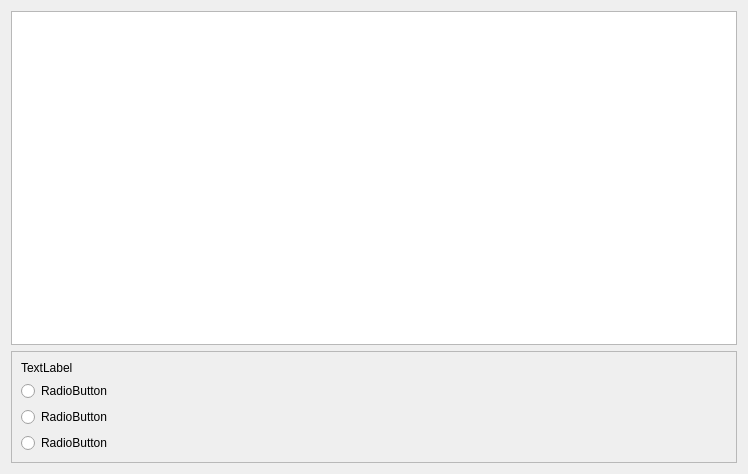
          <widget class="QWidget" name="scrollAreaWidgetContents_9">
           <property name="geometry">
            <rect>
             <x>0</x>
             <y>0</y>
             <width>748</width>
             <height>474</height>
            </rect>
           </property>
           <layout class="QVBoxLayout" name="verticalLayout_28">
            <item>
             <widget class="QTextEdit" name="textEdit_9"/>
            </item>
            <item>
             <widget class="QFrame" name="frame_9">
              <property name="frameShape">
               <enum>QFrame::StyledPanel</enum>
              </property>
              <property name="frameShadow">
               <enum>QFrame::Raised</enum>
              </property>
              <layout class="QVBoxLayout" name="verticalLayout_27">
               <item>
                <widget class="QLabel" name="label_9">
                 <property name="text">
                  <string>TextLabel</string>
                 </property>
                </widget>
               </item>
               <item>
                <widget class="QRadioButton" name="radioButton_25">
                 <property name="text">
                  <string>RadioButton</string>
                 </property>
                 <attribute name="buttonGroup">
                  <string notr="true">buttonGroup_9</string>
                 </attribute>
                </widget>
               </item>
               <item>
                <widget class="QRadioButton" name="radioButton_26">
                 <property name="text">
                  <string>RadioButton</string>
                 </property>
                 <attribute name="buttonGroup">
                  <string notr="true">buttonGroup_9</string>
                 </attribute>
                </widget>
               </item>
               <item>
                <widget class="QRadioButton" name="radioButton_27">
                 <property name="text">
                  <string>RadioButton</string>
                 </property>
                 <attribute name="buttonGroup">
                  <string notr="true">buttonGroup_9</string>
                 </attribute>
                </widget>
               </item>
              </layout>
             </widget>
            </item>
           </layout>
          </widget>
